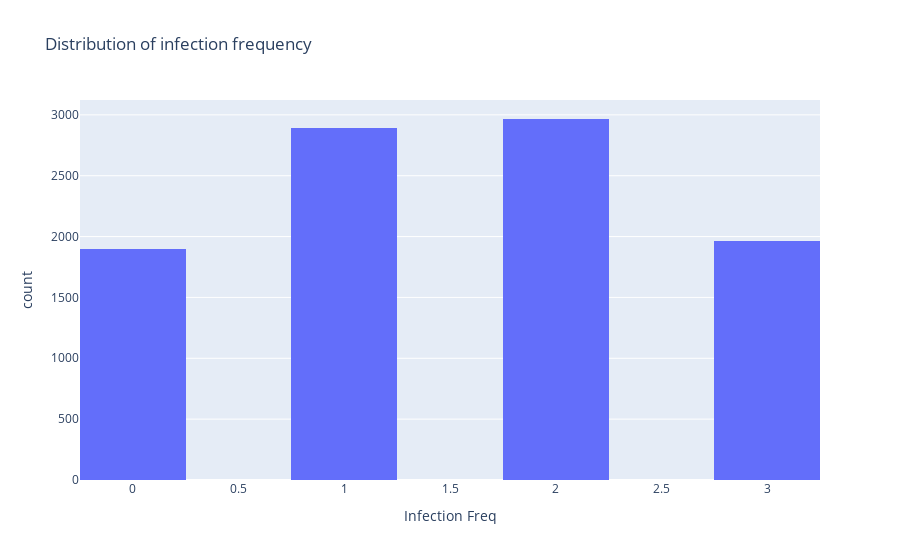

Source (notebook cell):
### Code cell
fig = px.histogram(
    CLEAN_BACTERIA_RESISTANCE_DF,
    x='infection_freq',
    nbins=10,
    labels={'infection_freq': 'Infection Freq'},
    title='Infection Frequency distribution',
)
fig.show()

### Figure 1 — Plotly figure (JSON) as saved in the notebook; plotly's stock layout.template omitted (floating-point values rounded to 4 significant figures; data arrays with more than 128 entries replaced by an {"elided": "..."} marker saying what was removed)
{"data": [{"bingroup": "x", "hovertemplate": "Infection Freq=%{x}<br>count=%{y}<extra></extra>", "legendgroup": "", "marker": {"color": "#636efa", "pattern": {"shape": ""}}, "name": "", "nbinsx": 10, "orientation": "v", "showlegend": false, "type": "histogram", "x": {"elided": "9957 float values"}, "xaxis": "x", "yaxis": "y"}], "layout": {"barmode": "relative", "legend": {"tracegroupgap": 0}, "title": {"text": "Distribution of infection frequency"}, "xaxis": {"anchor": "y", "domain": [0, 1], "title": {"text": "Infection Freq"}}, "yaxis": {"anchor": "x", "domain": [0, 1], "title": {"text": "count"}}}}
